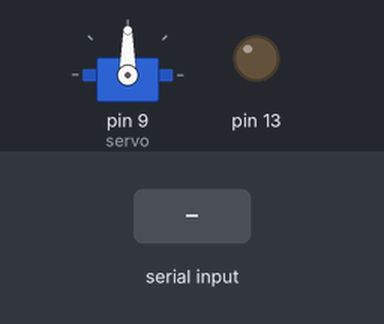
A sketch run on a simulated Arduino Uno, built with avr-gcc and run on an emulated ATmega328P. On the bench: servo, output pins drawn as LEDs (lit = HIGH). The test bench sets the inputs (shaded band). What the sketch prints to the serial monitor is not drawn.

Above: at 1.2 s.
1.3 s: "1" received over Serial
At 2.2 s:
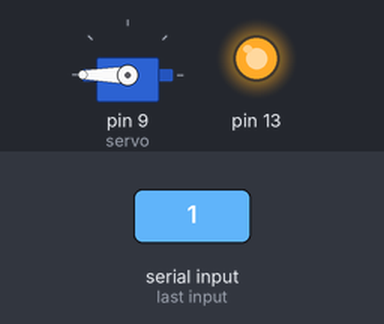
2.8 s: "0" received over Serial
At 3.3 s:
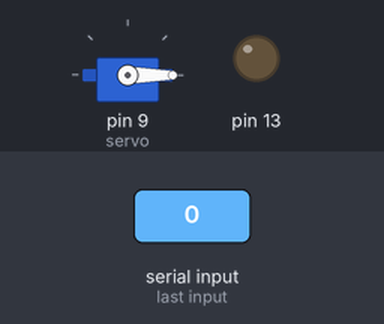
Timing chart, 0 to 5.8 s (numbered marks = the images above; inputs shaded):
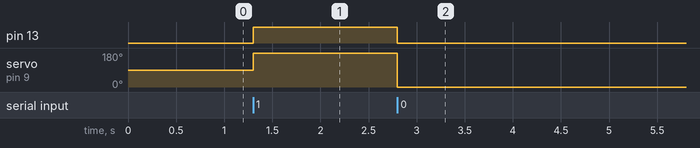

Measured:
- after the input at 1.3 s, pin 13: LOW → HIGH at once; servo on pin 9 (servo): 90° → 180° at once
- after the input at 2.8 s, pin 13: HIGH → LOW at once; servo on pin 9 (servo): 180° → 0° at once

The sketch:

Arduino_Sketch.ino
```cpp
#include<Servo.h>

char data;
Servo servo;

void setup() {
  Serial.begin(9600);
  pinMode(13,OUTPUT);
  digitalWrite(13,LOW);
  Serial.println("Setup Complete");
  servo.attach(9);
}

void loop() {
  while(Serial.available()){
    data = Serial.read();
    if(data == '1'){
      digitalWrite(13,HIGH);
      servo.write(180);
      delay(1000);
    }
    else if(data == '0'){
      digitalWrite(13,LOW);
      servo.write(0);
      delay(1000);
    }
  }
}
```
